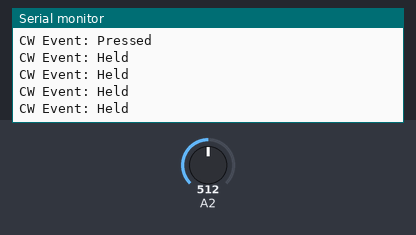
The sketch below on a simulated Arduino Uno, built with avr-gcc and run on an emulated ATmega328P. Parts: the last lines printed to the serial monitor. Inputs (shaded band) come from the test bench; at power-on: A2 = 512.

Above: at 1.2 s.
1.3 s: A2 set to 535
At 1.7 s:
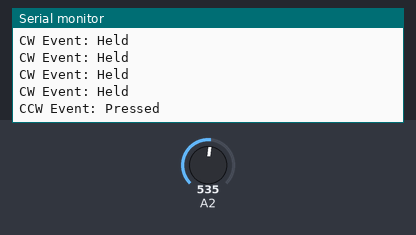
3.3 s: A2 set to 190
At 3.7 s:
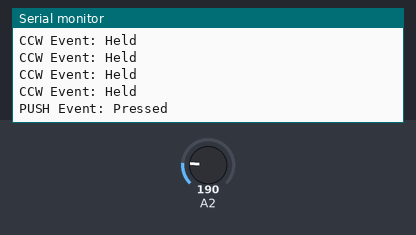
5.3 s: A2 set to 204
At 5.7 s:
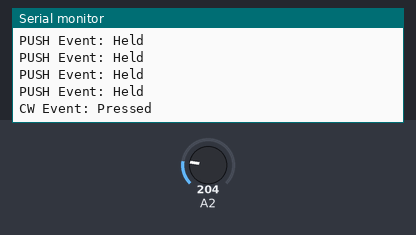

Measured:
- the behaviour switches between 521 and 522 on A2 (found by bisection; images 0 and 1)
- the behaviour switches between 194 and 195 on A2 (found by bisection; images 2 and 3)
- after the input at 1.3 s, the serial monitor: prints a new line at once (image 1)
- after the input at 3.3 s, the serial monitor: prints a new line at once (image 2)
- after the input at 5.3 s, the serial monitor: prints a new line at once (image 3)

The sketch:

events.ino
```cpp
#include "LeverAndPushSw.h"

LeverAndPushSw leverPushSw(A2);

void setup() {
  Serial.begin(115200);
}

void loop() {
  leverPushSw.update();
  LeverAndPushSw::Event event = leverPushSw.getEvent();

  if (event != LeverAndPushSw::NONE) {
    LeverAndPushSw::State state = leverPushSw.getState();
    switch (state) {
      case LeverAndPushSw::PUSH:
        Serial.print("PUSH ");
        break;
      case LeverAndPushSw::LEVER_CCW:
        Serial.print("CCW ");
        break;
      case LeverAndPushSw::LEVER_CW:
        Serial.print("CW ");
        break;
      default:
        break;
    }
    Serial.print("Event: ");
    switch (event) {
      case LeverAndPushSw::PRESSED:
        Serial.println("Pressed");
        break;
      case LeverAndPushSw::RELEASED:
        Serial.println("Released");
        break;
      case LeverAndPushSw::HELD:
        Serial.println("Held");
        break;
      default:
        break;
    }
  }

  delay(20);
}
```

LeverAndPushSw.h
```cpp
#ifndef __LEVER_AND_PUSH_SW__
#define __LEVER_AND_PUSH_SW__

#include <Arduino.h>

class LeverAndPushSw {
public:
  enum State {
    OPEN,
    LEVER_CCW,
    LEVER_CW,
    PUSH
  };

  enum Event {
    NONE,
    PRESSED,
    RELEASED,
    HELD
  };

  LeverAndPushSw(int pin, int range = 1023)
    : _pin(pin), _lastState(OPEN), _lastEvent(NONE), _lastPressTime(0), _lastHoldTime(0), _range(range) {}

  void update() {
    int ain = analogRead(_pin);
    unsigned long currentTime = millis();
    State currentState = analogToState(ain);

    // 押された瞬間
    if (currentState != _lastState && currentState != OPEN) {
      _lastEvent = PRESSED;
      _lastPressTime = currentTime;
      _lastHoldTime = currentTime + 300;  // リピート開始までの待ち時間
      _releaseState = currentState;       // リリース時に返す状態を保存
    }
    // 離された瞬間
    else if (currentState == OPEN && _lastState != OPEN) {
      _lastEvent = RELEASED;
    }
    // 押し続けられている場合イベント発生
    else if (currentState != OPEN && _lastState == currentState && currentTime > _lastHoldTime && (currentTime - _lastHoldTime >= 200)) {
      _lastEvent = HELD;
      _lastHoldTime = currentTime;
    }
    // 変化なし
    else {
      _lastEvent = NONE;
    }

    _lastState = currentState;
  }

  State getState() {
    if (_lastEvent == RELEASED) {
      return _releaseState;
    }
    return _lastState;
  }

  Event getEvent() {
    return _lastEvent;
  }

private:
  int _pin;
  int _range;
  State _lastState;
  State _releaseState;
  Event _lastEvent;
  unsigned long _lastPressTime;
  unsigned long _lastHoldTime;

  State analogToState(int ain) {
    if (ain > _range * 0.84) return OPEN;       // (100% + 68%) / 2
    if (ain > _range * 0.51) return LEVER_CCW;  // (68% + 35%) / 2
    if (ain > _range * 0.19) return LEVER_CW;   // (35% + 4%) / 2
    return PUSH;
  }
};

#endif
```
